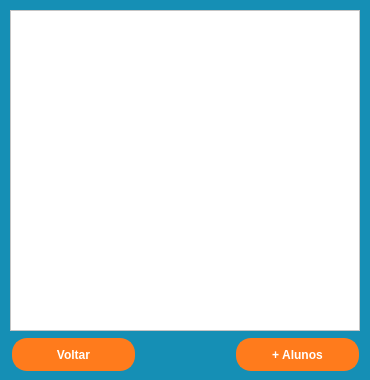
<?xml version="1.0" encoding="UTF-8"?>
<ui version="4.0">
 <class>verAlunos</class>
 <widget class="QMainWindow" name="verAlunos">
  <property name="geometry">
   <rect>
    <x>0</x>
    <y>0</y>
    <width>370</width>
    <height>380</height>
   </rect>
  </property>
  <property name="sizePolicy">
   <sizepolicy hsizetype="Fixed" vsizetype="Fixed">
    <horstretch>0</horstretch>
    <verstretch>0</verstretch>
   </sizepolicy>
  </property>
  <property name="minimumSize">
   <size>
    <width>370</width>
    <height>380</height>
   </size>
  </property>
  <property name="maximumSize">
   <size>
    <width>370</width>
    <height>380</height>
   </size>
  </property>
  <property name="windowTitle">
   <string>Alunos</string>
  </property>
  <widget class="QWidget" name="centralwidget">
   <property name="styleSheet">
    <string notr="true">#centralwidget {
background-color:  rgb(21, 143, 181);
}</string>
   </property>
   <widget class="QTableView" name="tableCargos">
    <property name="geometry">
     <rect>
      <x>10</x>
      <y>10</y>
      <width>350</width>
      <height>321</height>
     </rect>
    </property>
    <property name="font">
     <font>
      <pointsize>12</pointsize>
     </font>
    </property>
    <property name="styleSheet">
     <string notr="true">QHeaderView::section {
border: 2px solid rgb(255, 123, 28);
border-radius: 15px;
background-color: rgb(255, 123, 28);
color: #fff;
font-size: 12px;
 }

QTableView {
background-color: #fff;
selection-background-color: rgb(255, 123, 28);
selection-color: #fff;
color: rgb(255, 123, 28); }</string>
    </property>
    <property name="horizontalScrollBarPolicy">
     <enum>Qt::ScrollBarAlwaysOff</enum>
    </property>
    <property name="sizeAdjustPolicy">
     <enum>QAbstractScrollArea::AdjustToContents</enum>
    </property>
    <property name="editTriggers">
     <set>QAbstractItemView::NoEditTriggers</set>
    </property>
    <property name="cornerButtonEnabled">
     <bool>false</bool>
    </property>
    <attribute name="horizontalHeaderDefaultSectionSize">
     <number>0</number>
    </attribute>
    <attribute name="horizontalHeaderMinimumSectionSize">
     <number>0</number>
    </attribute>
    <attribute name="verticalHeaderVisible">
     <bool>false</bool>
    </attribute>
    <attribute name="verticalHeaderDefaultSectionSize">
     <number>0</number>
    </attribute>
    <attribute name="verticalHeaderMinimumSectionSize">
     <number>0</number>
    </attribute>
   </widget>
   <widget class="QPushButton" name="btnVoltar">
    <property name="geometry">
     <rect>
      <x>12</x>
      <y>338</y>
      <width>123</width>
      <height>33</height>
     </rect>
    </property>
    <property name="sizePolicy">
     <sizepolicy hsizetype="Maximum" vsizetype="Expanding">
      <horstretch>0</horstretch>
      <verstretch>0</verstretch>
     </sizepolicy>
    </property>
    <property name="font">
     <font>
      <weight>75</weight>
      <bold>true</bold>
     </font>
    </property>
    <property name="focusPolicy">
     <enum>Qt::StrongFocus</enum>
    </property>
    <property name="layoutDirection">
     <enum>Qt::LeftToRight</enum>
    </property>
    <property name="styleSheet">
     <string notr="true">border: 2px solid rgb(255, 123, 28);;
border-radius: 15px;
background-color: rgb(255, 123, 28);
color: #fff;
</string>
    </property>
    <property name="text">
     <string>Voltar</string>
    </property>
   </widget>
   <widget class="QPushButton" name="btnAlunos">
    <property name="geometry">
     <rect>
      <x>236</x>
      <y>338</y>
      <width>123</width>
      <height>33</height>
     </rect>
    </property>
    <property name="sizePolicy">
     <sizepolicy hsizetype="Maximum" vsizetype="Expanding">
      <horstretch>0</horstretch>
      <verstretch>0</verstretch>
     </sizepolicy>
    </property>
    <property name="font">
     <font>
      <weight>75</weight>
      <bold>true</bold>
     </font>
    </property>
    <property name="focusPolicy">
     <enum>Qt::StrongFocus</enum>
    </property>
    <property name="layoutDirection">
     <enum>Qt::LeftToRight</enum>
    </property>
    <property name="styleSheet">
     <string notr="true">border: 2px solid rgb(255, 123, 28);;
border-radius: 15px;
background-color: rgb(255, 123, 28);
color: #fff;
</string>
    </property>
    <property name="text">
     <string>+ Alunos</string>
    </property>
    <property name="icon">
     <iconset>
      <normaloff>icons/alunos.png</normaloff>icons/alunos.png</iconset>
    </property>
   </widget>
  </widget>
 </widget>
 <resources/>
 <connections/>
</ui>
